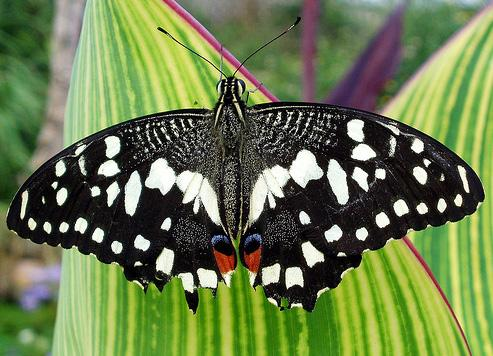
#> input picture Practice notebooks/butterfly.jpg, 493 x 356 px, found by its file name
$ jupyter execute '11. Contours - Drawing, Hierarchy and Modes.ipynb'
#> lines starting #> are read from the running program, lines starting #| are printed output that depends on the picture; after the words box and inside, x2 and y2 are one past the last pixel; in counts of white or black regions, pixels touching at a corner belong together
[cell 1]
import cv2
import numpy as np
from matplotlib import pyplot as plt

# Define our imshow function
def imshow(title = "Image", image = None, size = 5):
    w, h = image.shape[0], image.shape[1]
    aspect_ratio = w/h
    plt.figure(figsize=(size * aspect_ratio,size))
    plt.imshow(cv2.cvtColor(image, cv2.COLOR_BGR2RGB))
    plt.title(title)
    plt.show()

butterfly = cv2.imread('/Users/apple/Desktop/Projects/Computer Vision/Practice notebooks/butterfly.jpg')
#> butterfly is the input picture: shape (356, 493, 3); mean B, G, R 77.2, 123.6, 107
imshow('butterfly', butterfly, size=5)

[cell 2]
lp = cv2.imread('/Users/apple/Desktop/Projects/Computer Vision/images/LP.jpg')
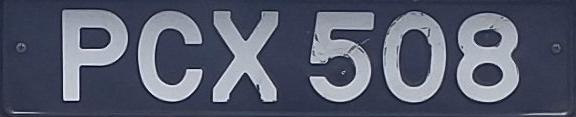
#> input picture images/LP.jpg, 576 x 117 px, found by its file name
#> lp is the input picture: shape (117, 576, 3); mean B, G, R 109.3, 91.4, 86.3
imshow('Licence plate', lp, 20)

[cell 3]
LP_gray = cv2.cvtColor(lp, cv2.COLOR_BGR2GRAY)
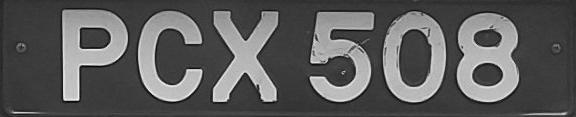
#> LP_gray: shape (117, 576); min 2, max 253, mean 92
imshow('Gray Image', LP_gray, 20)

_ , th2 = cv2.threshold(LP_gray, 127, 255, cv2.THRESH_BINARY + cv2.THRESH_OTSU)
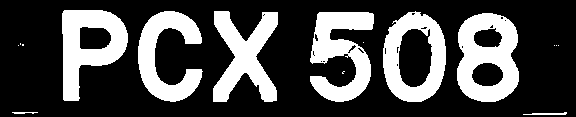
#> th2: shape (117, 576); 28.8% white; 16 white regions (8 under 20 px), largest, box (x1, y1, x2, y2) and area: (457, 13, 519, 102) 3619, (310, 12, 374, 102) 3314, (62, 10, 128, 101) 3256
imshow('Threshold', th2, 20)

contours, hiercharhy = cv2.findContours(th2, cv2.RETR_LIST, cv2.CHAIN_APPROX_NONE)
#> contours = 38 contours, 25 with area under 20; largest, box (x1, y1, x2, y2) and area: (457, 13, 519, 102) 4491, (383, 11, 446, 102) 4482, (62, 10, 128, 101) 3723, (310, 12, 374, 102) 3151, (213, 11, 278, 102) 2959
cv2.drawContours(lp, contours, -1, (0, 255, 0), thickness = 2)
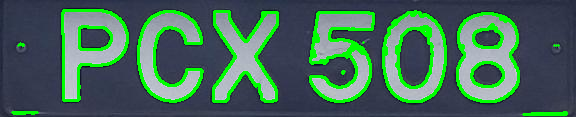
#> lp: shape (117, 576, 3); 13.2% of pixels changed, all inside (x1, y1, x2, y2) = (11, 9, 568, 116)
imshow('Contours overlaid on original image', lp, 20) # This algorithm is used later when we are detecting the plate numbers and training or testing them, it is pretty usefull when are testing

print('Number of Contours found:', str(len(contours)))
#| Number of Contours found: 38

[cell 4]
contours[0]
#> Out = contour of 87 points, box (x1, y1, x2, y2) (523, 112, 567, 115), area 36

[cell 5]
body = cv2.imread('/Users/apple/Desktop/Projects/Computer Vision/images/part_of_body.png')
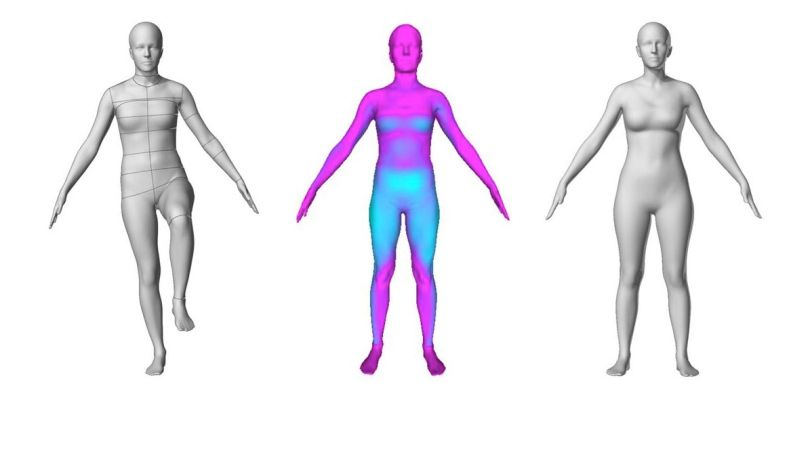
#> input picture images/part_of_body.png, 810 x 449 px, found by its file name
#> body is the input picture: shape (449, 810, 3); mean B, G, R 243.7, 236.9, 239.9
imshow('The parts of the body', body, size=10)
body_gray_scaled = cv2.imread('/Users/apple/Desktop/Projects/Computer Vision/images/part_of_body.png', 0)
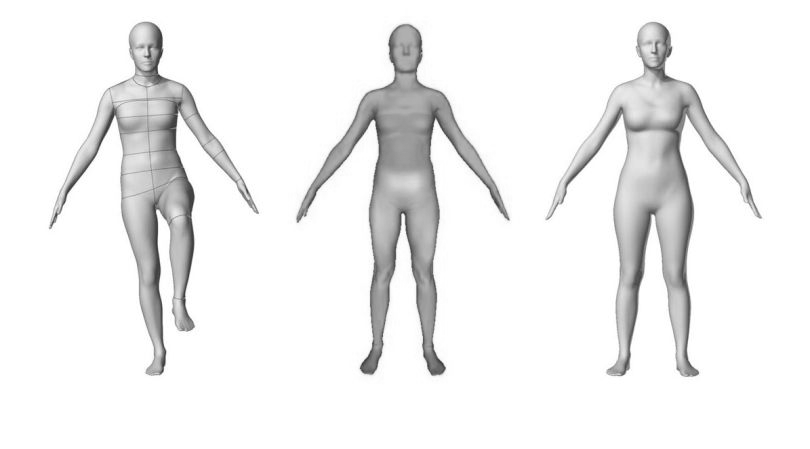
#> body_gray_scaled: shape (449, 810); min 44, max 255, mean 239.5
imshow('The parts of the body in no BGR', body_gray_scaled, size=10)
body_gray = cv2.cvtColor(body, cv2.COLOR_BGR2GRAY)
imshow('The parts of the body in gray', body_gray, size=10) # Both no RGB colors are the same, their functionality is almost the same, but their usage might be different, and it is a little bit later as an advanced usage!

[cell 6]
_ , thresh2 = cv2.threshold(body_gray,0, 255, cv2.THRESH_BINARY + cv2.THRESH_OTSU)
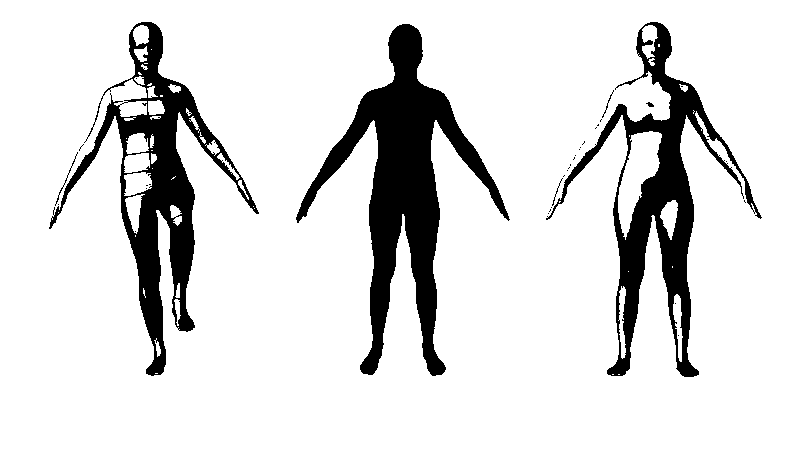
#> thresh2: shape (449, 810); 86.6% white; 34 black regions (27 under 20 px), largest, box (x1, y1, x2, y2) and area: (296, 24, 510, 376) 19796, (49, 22, 259, 376) 14398, (546, 22, 762, 377) 14305
imshow('Threshold of body parts', thresh2, 10)

contours, hiercharhy = cv2.findContours(thresh2, cv2.RETR_LIST, cv2.CHAIN_APPROX_NONE)
#> contours = 163 contours, 126 with area under 20; largest, box (x1, y1, x2, y2) and area: (0, 0, 810, 449) 362432, (295, 23, 511, 377) 20546, (545, 21, 763, 378) 19152, (48, 21, 260, 377) 18671, (618, 131, 662, 240) 2197
cv2.drawContours(body, contours, -1, (0, 255, 0), thickness = 2)
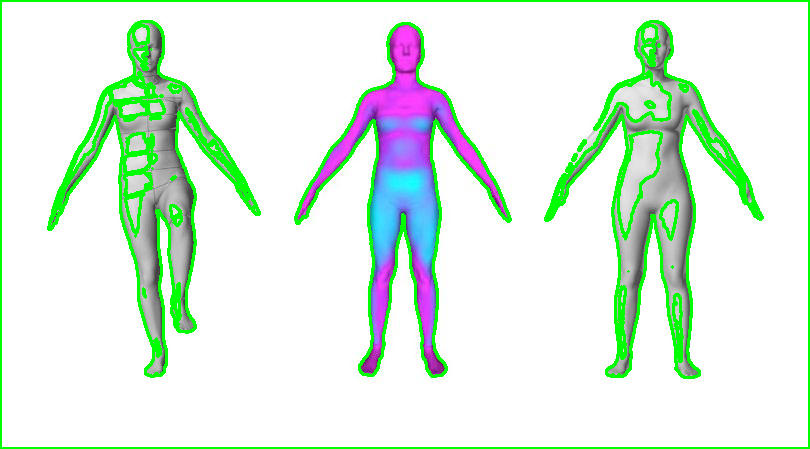
#> body: shape (449, 810, 3); 8.54% of pixels changed, all inside (x1, y1, x2, y2) = (0, 0, 810, 449)
imshow('Contours overlaid on original image', body, 20) # Here it is getting clear that it is better to use or change the color into black or significantly different colors, coz it will get much more easy, when we are analyzing or detecting them!

[cell 7]
contours[0]
body_gray.shape
#> Out = (449, 810)
